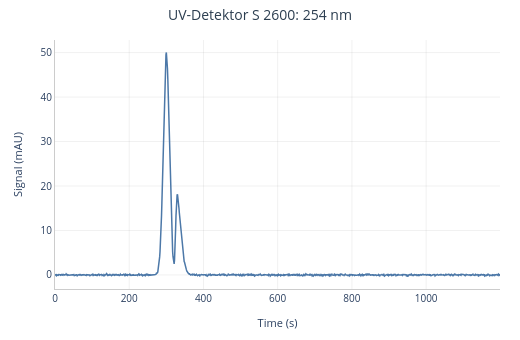
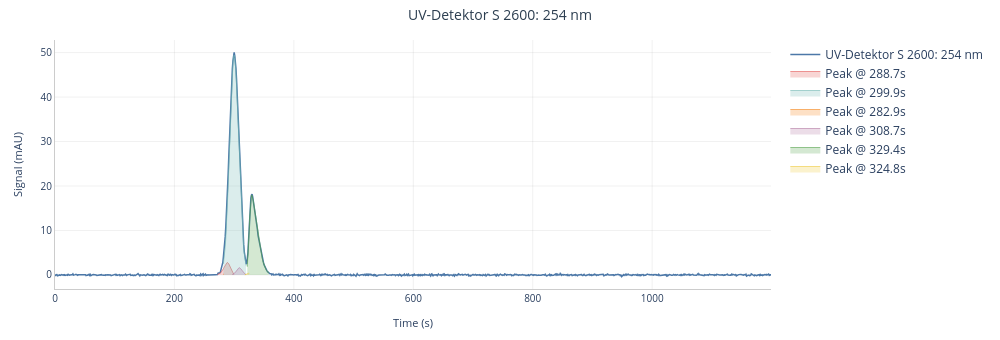

These figures' notebook cell, in order:
### Code cell
OVERLAP_HARD_PEAKS = [
    # {"mu": 500, "amplitude": 800,  "sigma": 120, "alpha": 30.0},
    {"mu": 300, "amplitude": 1000, "sigma": 8,  "alpha": 0.0},
    {"mu": 325, "amplitude": 300,  "sigma": 12,  "alpha": 5.0},
    # {"mu": 480, "amplitude": 900,  "sigma": 12,  "alpha": 3.0},
    # {"mu": 600, "amplitude": 900,  "sigma": 10,  "alpha": 0.0},
    # {"mu": 630, "amplitude": 200,  "sigma": 10,  "alpha": 0.0},
]
NOISE = 0.1
DURATION = 1200

make_signal2d(OVERLAP_HARD_PEAKS, noise_scale=NOISE, duration=DURATION).display().detect_peaks().display(width=1000)

### Figure 1 — Plotly figure (JSON) as saved in the notebook; plotly's stock layout.template omitted (floating-point values rounded to 4 significant figures; data arrays with more than 128 entries replaced by an {"elided": "..."} marker saying what was removed)
{"data": [{"hovertemplate": "<b>UV-Detektor S 2600: 254 nm</b><br>Time: %{x:.3f} s<br>Signal: %{y:.2f} mAU<extra></extra>", "line": {"color": "#4C78A8", "width": 1.5}, "mode": "lines", "name": "UV-Detektor S 2600: 254 nm", "type": "scatter", "x": {"elided": "1200 float values"}, "y": {"elided": "1200 float values"}}], "layout": {"height": 340, "hovermode": "x unified", "margin": {"b": 45, "l": 55, "r": 20, "t": 40}, "paper_bgcolor": "white", "plot_bgcolor": "white", "showlegend": false, "title": {"font": {"color": "#2c3e50", "size": 14}, "text": "UV-Detektor S 2600: 254 nm", "x": 0.5}, "width": 520, "xaxis": {"gridcolor": "rgba(0,0,0,0.06)", "gridwidth": 1, "linecolor": "#ccc", "linewidth": 1, "showgrid": true, "tickfont": {"size": 10}, "title": {"font": {"size": 11}, "text": "Time (s)"}, "zeroline": false}, "yaxis": {"gridcolor": "rgba(0,0,0,0.06)", "gridwidth": 1, "linecolor": "#ccc", "linewidth": 1, "showgrid": true, "tickfont": {"size": 10}, "title": {"font": {"size": 11}, "text": "Signal (mAU)"}, "zeroline": false}}}

### Figure 2 — Plotly figure (JSON) as saved in the notebook; plotly's stock layout.template omitted (floating-point values rounded to 4 significant figures; data arrays with more than 128 entries replaced by an {"elided": "..."} marker saying what was removed)
{"data": [{"hovertemplate": "<b>UV-Detektor S 2600: 254 nm</b><br>Time: %{x:.3f} s<br>Signal: %{y:.2f} mAU<extra></extra>", "line": {"color": "#4C78A8", "width": 1.5}, "mode": "lines", "name": "UV-Detektor S 2600: 254 nm", "type": "scatter", "x": {"elided": "1200 float values"}, "y": {"elided": "1200 float values"}}, {"fill": "tozeroy", "fillcolor": "rgba(228, 87, 86, 0.25)", "hovertemplate": "<b>Peak @ 288.7s</b><br>Time: %{x:.3f} s<br>Signal: %{y:.2f} mAU<extra></extra>", "line": {"color": "rgba(228, 87, 86, 0.6)", "width": 1}, "mode": "lines", "name": "Peak @ 288.7s", "type": "scatter", "x": [272.0, 273.0, 274.0, 275.0, 276.0, 277.0, 278.0, 279.0, 280.0, 281.0, 282.0, 283.0, 284.0, 285.0, 286.0, 287.0, 288.0, 289.0, 290.0, 291.0, 292.0, 293.0, 294.0, 295.0, 296.0, 297.0, 298.0, 299.0, 300.0], "y": [0.08866, 0.1266, 0.1776, 0.2448, 0.3315, 0.4412, 0.5768, 0.7406, 0.934, 1.156, 1.404, 1.671, 1.945, 2.211, 2.45, 2.637, 2.749, 2.767, 2.681, 2.491, 2.214, 1.877, 1.513, 1.158, 0.8399, 0.5761, 0.3731, 0.2279, 0.1312]}, {"fill": "tozeroy", "fillcolor": "rgba(114, 183, 178, 0.25)", "hovertemplate": "<b>Peak @ 299.9s</b><br>Time: %{x:.3f} s<br>Signal: %{y:.2f} mAU<extra></extra>", "line": {"color": "rgba(114, 183, 178, 0.6)", "width": 1}, "mode": "lines", "name": "Peak @ 299.9s", "type": "scatter", "x": [282.0, 283.0, 284.0, 285.0, 286.0, 287.0, 288.0, 289.0, 290.0, 291.0, 292.0, 293.0, 294.0, 295.0, 296.0, 297.0, 298.0, 299.0, 300.0, 301.0, 302.0, 303.0, 304.0, 305.0, 306.0, 307.0, 308.0, 309.0, 310.0, 311.0, 312.0, 313.0, 314.0, 315.0, 316.0, 317.0, 318.0, 319.0, 320.0], "y": [2.479, 3.454, 4.717, 6.314, 8.285, 10.66, 13.44, 16.63, 20.17, 24.0, 28.01, 32.09, 36.06, 39.78, 43.08, 45.81, 47.83, 49.07, 49.45, 48.98, 47.69, 45.65, 42.98, 39.81, 36.28, 32.54, 28.74, 24.99, 21.41, 18.07, 15.04, 12.33, 9.971, 7.951, 6.254, 4.853, 3.716, 2.808, 2.095]}, {"fill": "tozeroy", "fillcolor": "rgba(245, 133, 24, 0.25)", "hovertemplate": "<b>Peak @ 282.9s</b><br>Time: %{x:.3f} s<br>Signal: %{y:.2f} mAU<extra></extra>", "line": {"color": "rgba(245, 133, 24, 0.6)", "width": 1}, "mode": "lines", "name": "Peak @ 282.9s", "type": "scatter", "x": [282.0, 283.0], "y": [0.1763, 0.1362]}, {"fill": "tozeroy", "fillcolor": "rgba(178, 121, 162, 0.25)", "hovertemplate": "<b>Peak @ 308.7s</b><br>Time: %{x:.3f} s<br>Signal: %{y:.2f} mAU<extra></extra>", "line": {"color": "rgba(178, 121, 162, 0.6)", "width": 1}, "mode": "lines", "name": "Peak @ 308.7s", "type": "scatter", "x": [297.0, 298.0, 299.0, 300.0, 301.0, 302.0, 303.0, 304.0, 305.0, 306.0, 307.0, 308.0, 309.0, 310.0, 311.0, 312.0, 313.0, 314.0, 315.0, 316.0, 317.0, 318.0, 319.0, 320.0], "y": [0.07536, 0.1245, 0.1967, 0.297, 0.4289, 0.592, 0.7812, 0.9857, 1.189, 1.371, 1.512, 1.594, 1.607, 1.549, 1.428, 1.258, 1.06, 0.8536, 0.6574, 0.4842, 0.341, 0.2296, 0.1478, 0.091]}, {"fill": "tozeroy", "fillcolor": "rgba(84, 162, 75, 0.25)", "hovertemplate": "<b>Peak @ 329.4s</b><br>Time: %{x:.3f} s<br>Signal: %{y:.2f} mAU<extra></extra>", "line": {"color": "rgba(84, 162, 75, 0.6)", "width": 1}, "mode": "lines", "name": "Peak @ 329.4s", "type": "scatter", "x": [322.0, 323.0, 324.0, 325.0, 326.0, 327.0, 328.0, 329.0, 330.0, 331.0, 332.0, 333.0, 334.0, 335.0, 336.0, 337.0, 338.0, 339.0, 340.0, 341.0, 342.0, 343.0, 344.0, 345.0, 346.0, 347.0, 348.0, 349.0, 350.0, 351.0, 352.0, 353.0, 354.0, 355.0, 356.0, 357.0, 358.0], "y": [1.845, 3.717, 6.445, 9.732, 12.99, 15.61, 17.25, 17.94, 17.92, 17.46, 16.77, 15.94, 15.03, 14.08, 13.09, 12.09, 11.09, 10.1, 9.131, 8.201, 7.314, 6.478, 5.698, 4.977, 4.317, 3.718, 3.181, 2.702, 2.279, 1.909, 1.589, 1.312, 1.077, 0.8772, 0.7097, 0.5703, 0.455]}, {"fill": "tozeroy", "fillcolor": "rgba(238, 202, 59, 0.25)", "hovertemplate": "<b>Peak @ 324.8s</b><br>Time: %{x:.3f} s<br>Signal: %{y:.2f} mAU<extra></extra>", "line": {"color": "rgba(238, 202, 59, 0.6)", "width": 1}, "mode": "lines", "name": "Peak @ 324.8s", "type": "scatter", "x": [318.0, 319.0, 320.0, 321.0, 322.0, 323.0, 324.0, 325.0], "y": [0.01411, 0.03562, 0.078, 0.1482, 0.2443, 0.3493, 0.4333, 0.2893]}], "layout": {"height": 340, "hovermode": "x unified", "margin": {"b": 45, "l": 55, "r": 20, "t": 40}, "paper_bgcolor": "white", "plot_bgcolor": "white", "showlegend": true, "title": {"font": {"color": "#2c3e50", "size": 14}, "text": "UV-Detektor S 2600: 254 nm", "x": 0.5}, "width": 1000, "xaxis": {"gridcolor": "rgba(0,0,0,0.06)", "gridwidth": 1, "linecolor": "#ccc", "linewidth": 1, "showgrid": true, "tickfont": {"size": 10}, "title": {"font": {"size": 11}, "text": "Time (s)"}, "zeroline": false}, "yaxis": {"gridcolor": "rgba(0,0,0,0.06)", "gridwidth": 1, "linecolor": "#ccc", "linewidth": 1, "showgrid": true, "tickfont": {"size": 10}, "title": {"font": {"size": 11}, "text": "Signal (mAU)"}, "zeroline": false}}}
